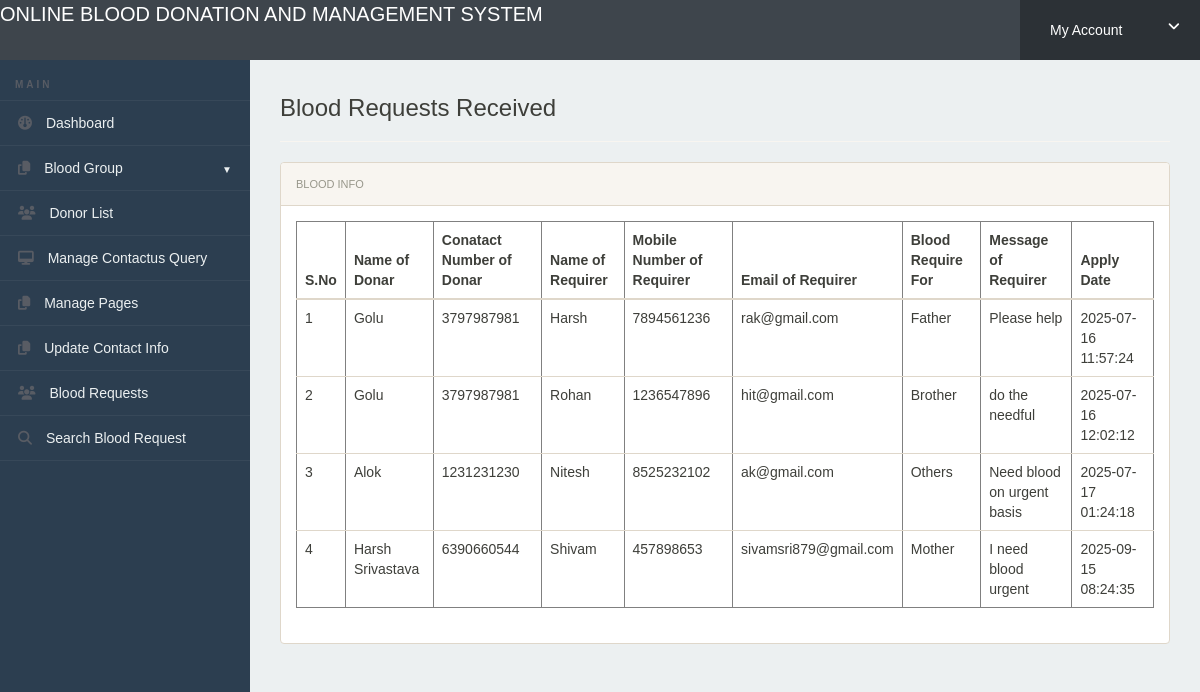
The page /admin/requests-received.php (signed in) on the database its author committed.
### tables this page shows
CREATE TABLE `tblbloodrequirer` (
  `ID` int(10) NOT NULL,
  `BloodDonarID` int(10) DEFAULT NULL,
  `name` varchar(250) DEFAULT NULL,
  `EmailId` varchar(250) DEFAULT NULL,
  `ContactNumber` bigint(10) DEFAULT NULL,
  `BloodRequirefor` varchar(250) DEFAULT NULL,
  `Message` mediumtext DEFAULT NULL,
  `ApplyDate` timestamp NULL DEFAULT current_timestamp()
);

CREATE TABLE `tblblooddonars` (
  `id` int(11) NOT NULL,
  `FullName` varchar(100) DEFAULT NULL,
  `MobileNumber` char(11) DEFAULT NULL,
  `EmailId` varchar(100) DEFAULT NULL,
  `Gender` varchar(20) DEFAULT NULL,
  `Age` int(11) DEFAULT NULL,
  `BloodGroup` varchar(20) DEFAULT NULL,
  `Address` varchar(255) DEFAULT NULL,
  `Message` mediumtext DEFAULT NULL,
  `PostingDate` timestamp NOT NULL DEFAULT current_timestamp(),
  `status` int(1) DEFAULT NULL,
  `Password` varchar(250) DEFAULT NULL
);

### admin/requests-received.php (the view, shortened to what this page needs)
<?php
include('includes/config.php');
if (strlen($_SESSION['alogin']) == 0) {
	header('location:index.php');
} else {
?>
	<!doctype html>
	<html lang="en" class="no-js">
	<head>
		<link rel="stylesheet" href="css/font-awesome.min.css">
		<link rel="stylesheet" href="css/bootstrap.min.css">
		<link rel="stylesheet" href="css/dataTables.bootstrap.min.css">
		<link rel="stylesheet" href="css/bootstrap-social.css">
		<link rel="stylesheet" href="css/bootstrap-select.css">
		<link rel="stylesheet" href="css/fileinput.min.css">
		<link rel="stylesheet" href="css/awesome-bootstrap-checkbox.css">
		<link rel="stylesheet" href="css/style.css">
	</head>
	<body>
		<?php include('includes/header.php'); ?>
		<div class="ts-main-content">
			<?php include('includes/leftbar.php'); ?>
			<div class="content-wrapper">
				<div class="container-fluid">
					<div class="col-md-12">
						<h3> Blood Requests Received</h3>
						<hr />
						<div class="panel panel-default">
							<div class="panel-heading">Blood Info</div>
							<div class="panel-body">
								<table border="1" class="table table-responsive">
									<thead>
										<tr>
											<th>S.No</th>
											<th>Name of Donar</th>
											<th>Conatact Number of Donar</th>
											<th>Name of Requirer</th>
											<th>Mobile Number of Requirer</th>
											<th>Email of Requirer</th>
											<th>Blood Require For</th>
											<th>Message of Requirer</th>
											<th>Apply Date</th>
										</tr>
									</thead>
									<tbody>
										<tr><?php
											$sql = "SELECT tblbloodrequirer.BloodDonarID,tblbloodrequirer.name,tblbloodrequirer.EmailId,tblbloodrequirer.ContactNumber,tblbloodrequirer.BloodRequirefor,tblbloodrequirer.Message,tblbloodrequirer.ApplyDate,tblblooddonars.id as donid,tblblooddonars.FullName,tblblooddonars.MobileNumber from  tblbloodrequirer join tblblooddonars on tblblooddonars.id=tblbloodrequirer.BloodDonarID ";
											$query = $dbh->prepare($sql);
											$query->execute();
											$results = $query->fetchAll(PDO::FETCH_OBJ);
											$cnt = 1;
											if ($query->rowCount() > 0) {
												foreach ($results as $row) {               ?>
													<td><?php echo htmlentities($cnt); ?></td>
													<td><?php echo htmlentities($row->FullName); ?></td>
													<td><?php echo htmlentities($row->MobileNumber); ?></td>
													<td><?php echo htmlentities($row->name); ?></td>
													<td><?php echo htmlentities($row->ContactNumber); ?></td>
													<td><?php echo htmlentities($row->EmailId); ?></td>
													<td><?php echo htmlentities($row->BloodRequirefor); ?></td>
													<td><?php echo htmlentities($row->Message); ?>
													</td>
													<td>
														<?php echo htmlentities($row->ApplyDate); ?>
													</td>
										</tr>
								<?php $cnt = $cnt + 1;
												}
											} ?>
									</tbody>
								</table>
							</div>
						</div>
					</div>
				</div>
			</div>
		</div>
	</body>
	</html>
<?php } ?>

### admin/css/style.css (style rules this page uses)
html { font-size: 14px; }
@media only screen and (min-width: 480px) { html { font-size: 17px; } }
@media only screen and (min-width: 768px) { html { font-size: 14px; } }
body { font-size: 1em; }
.panel { overflow: hidden; }
.ts-main-content .content-wrapper { padding-top: 15px; margin-top: 60px; }
@media only screen and (min-width: 992px) { .ts-main-content .content-wrapper { margin-left: 250px; } }

### admin/includes/leftbar.php (style rules this page uses)
body { margin: 0; font-family: Arial, sans-serif; background: #ecf0f1; }

### rows shown on the page
tblbloodrequirer: BloodDonarID.FullName "Golu", BloodDonarID.MobileNumber "3797987981", name "Harsh", ContactNumber "7894561236", EmailId "rak@gmail.com", BloodRequirefor "Father", Message "Please help", ApplyDate "2025-07-16 11:57:24"
tblbloodrequirer: BloodDonarID.FullName "Golu", BloodDonarID.MobileNumber "3797987981", name "Rohan", ContactNumber "1236547896", EmailId "hit@gmail.com", BloodRequirefor "Brother", Message "do the needful", ApplyDate "2025-07-16 12:02:12"
tblbloodrequirer: BloodDonarID.FullName "Alok", BloodDonarID.MobileNumber "1231231230", name "Nitesh", ContactNumber "8525232102", EmailId "ak@gmail.com", BloodRequirefor "Others", Message "Need blood on urgent basis", ApplyDate "2025-07-17 01:24:18"
tblbloodrequirer: BloodDonarID.FullName "Harsh Srivastava", BloodDonarID.MobileNumber "6390660544", name "Shivam", ContactNumber "457898653", EmailId "sivamsri879@gmail.com", BloodRequirefor "Mother", Message "I need blood urgent", ApplyDate "2025-09-15 08:24:35"
